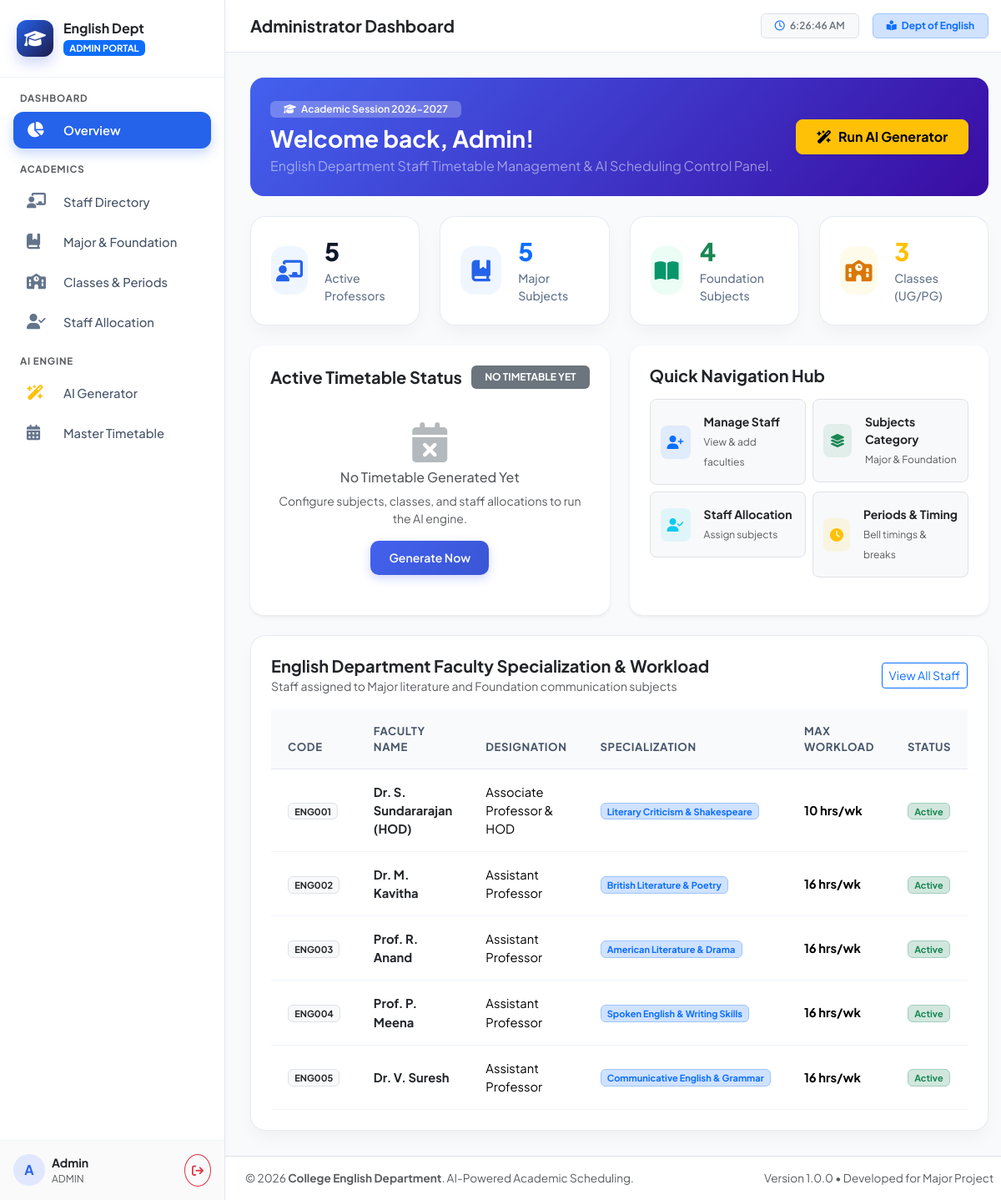
Page /admin/dashboard.php (signed in) on the committed database.
### tables this page shows
CREATE TABLE `staff` (
  `id` INT AUTO_INCREMENT PRIMARY KEY,
  `user_id` INT NULL UNIQUE,
  `staff_code` VARCHAR(20) NOT NULL UNIQUE,
  `name` VARCHAR(100) NOT NULL,
  `email` VARCHAR(100) NOT NULL UNIQUE,
  `phone` VARCHAR(20) DEFAULT NULL,
  `designation` VARCHAR(50) NOT NULL DEFAULT 'Assistant Professor',
  `department` VARCHAR(50) NOT NULL DEFAULT 'English',
  `specialization` VARCHAR(150) NOT NULL COMMENT 'e.g. British Literature, Linguistics, Communicative English',
  `max_weekly_workload` INT NOT NULL DEFAULT 16 COMMENT 'Max periods allowed per week',
  `status` ENUM('ACTIVE', 'ON_LEAVE', 'INACTIVE') NOT NULL DEFAULT 'ACTIVE',
  `created_at` TIMESTAMP DEFAULT CURRENT_TIMESTAMP,
  `updated_at` TIMESTAMP DEFAULT CURRENT_TIMESTAMP ON UPDATE CURRENT_TIMESTAMP,
  CONSTRAINT `fk_staff_user` FOREIGN KEY (`user_id`) REFERENCES `users` (`id`) ON DELETE SET NULL
);

### admin/dashboard.php (the view, shortened to what this page needs)
<?php
require_once __DIR__ . '/../config/db.php';
$total_staff = $pdo->query("SELECT count(*) FROM staff WHERE status = 'ACTIVE'")->fetchColumn();
$major_subjects = $pdo->query("SELECT count(*) FROM subjects WHERE category = 'MAJOR'")->fetchColumn();
$foundation_subjects = $pdo->query("SELECT count(*) FROM subjects WHERE category = 'FOUNDATION'")->fetchColumn();
$total_classes = $pdo->query("SELECT count(*) FROM classes")->fetchColumn();
$latest_ver = $pdo->query("SELECT * FROM timetable_versions ORDER BY id DESC LIMIT 1")->fetch();
require_once __DIR__ . '/../includes/header.php';
?>
<div class="card border-0 rounded-4 p-4 text-white mb-4" style="background: linear-gradient(135deg, #4361ee 0%, #3a0ca3 100%);">
  <div class="d-flex flex-column flex-md-row justify-content-between align-items-md-center gap-3">
    <div>
      <span class="badge bg-white bg-opacity-25 px-3 py-1 mb-2 fw-semibold">
        <i class="fa-solid fa-graduation-cap me-1"></i> Academic Session 2026-2027
      </span>
      <h3 class="fw-bold mb-1">Welcome back, <?php echo htmlspecialchars($_SESSION['name']); ?>!</h3>
      <p class="text-white-50 mb-0">English Department Staff Timetable Management &amp; AI Scheduling Control Panel.</p>
    </div>
    <div class="d-flex gap-2">
      <a href="<?php echo BASE_URL; ?>admin/generate_timetable.php" class="btn btn-warning fw-bold px-4 py-2 rounded-3 shadow-sm d-flex align-items-center gap-2">
        <i class="fa-solid fa-wand-magic-sparkles"></i>
        <span>Run AI Generator</span>
      </a>
    </div>
  </div>
</div>
<div class="row g-4 mb-4">
  <div class="col-sm-6 col-xl-3">
    <div class="stat-card">
      <div class="stat-icon primary">
        <i class="fa-solid fa-chalkboard-user"></i>
      </div>
      <div>
        <div class="stat-value"><?php echo $total_staff; ?></div>
        <div class="stat-label">Active Professors</div>
      </div>
    </div>
  </div>
  <div class="col-sm-6 col-xl-3">
    <div class="stat-card">
      <div class="stat-icon primary">
        <i class="fa-solid fa-book-bookmark"></i>
      </div>
      <div>
        <div class="stat-value text-primary"><?php echo $major_subjects; ?></div>
        <div class="stat-label">Major Subjects</div>
      </div>
    </div>
  </div>
  <div class="col-sm-6 col-xl-3">
    <div class="stat-card">
      <div class="stat-icon success">
        <i class="fa-solid fa-book-open"></i>
      </div>
      <div>
        <div class="stat-value text-success"><?php echo $foundation_subjects; ?></div>
        <div class="stat-label">Foundation Subjects</div>
      </div>
    </div>
  </div>
  <div class="col-sm-6 col-xl-3">
    <div class="stat-card">
      <div class="stat-icon warning">
        <i class="fa-solid fa-school"></i>
      </div>
      <div>
        <div class="stat-value text-warning"><?php echo $total_classes; ?></div>
        <div class="stat-label">Classes (UG/PG)</div>
      </div>
    </div>
  </div>
</div>
<div class="row g-4 mb-4">
  <div class="col-lg-6">
    <div class="card border-0 rounded-4 shadow-sm p-4 h-100 bg-white">
      <div class="d-flex justify-content-between align-items-center mb-3">
        <h5 class="fw-bold text-dark mb-0">Active Timetable Status</h5>
        <?php if ($latest_ver): ?>
          <span class="badge bg-<?php echo ($latest_ver['status'] == 'APPROVED' || $latest_ver['status'] == 'PUBLISHED') ? 'success' : 'warning'; ?> px-3 py-2">
            <?php echo $latest_ver['status']; ?>
          </span>
        <?php else: ?>
          <span class="badge bg-secondary px-3 py-2">NO TIMETABLE YET</span>
        <?php endif; ?>
      </div>
      <?php if ($latest_ver): ?>
        <p class="text-muted small">Current active schedule version generated for English Department classes.</p>
        <div class="bg-light p-3 rounded-3 mb-3">
          <div class="row text-center">
            <div class="col-4">
              <small class="text-muted d-block">Version Code</small>
              <strong class="text-dark"><?php echo htmlspecialchars($latest_ver['version_code']); ?></strong>
            </div>
            <div class="col-4">
              <small class="text-muted d-block">Academic Year</small>
              <strong class="text-dark"><?php echo htmlspecialchars($latest_ver['academic_year']); ?></strong>
            </div>
            <div class="col-4">
              <small class="text-muted d-block">Generated At</small>
              <strong class="text-dark"><?php echo date('M d, Y', strtotime($latest_ver['created_at'])); ?></strong>
            </div>
          </div>
        </div>
        <div class="d-flex gap-2">
          <a href="<?php echo BASE_URL; ?>admin/master_timetable.php" class="btn btn-outline-primary w-100 fw-semibold">
            <i class="fa-solid fa-eye me-1"></i> View Master Timetable
          </a>
        </div>
      <?php else: ?>
        <div class="text-center py-4 text-muted">
          <i class="fa-solid fa-calendar-xmark fa-3x mb-2 text-secondary opacity-50"></i>
          <h6>No Timetable Generated Yet</h6>
          <p class="small">Configure subjects, classes, and staff allocations to run the AI engine.</p>
          <a href="<?php echo BASE_URL; ?>admin/generate_timetable.php" class="btn btn-primary-custom btn-sm">
            Generate Now
          </a>
        </div>
      <?php endif; ?>
    </div>
  </div>
  <div class="col-lg-6">
    <div class="card border-0 rounded-4 shadow-sm p-4 h-100 bg-white">
      <h5 class="fw-bold text-dark mb-3">Quick Navigation Hub</h5>
      <div class="row g-2">
        <div class="col-6">
          <a href="<?php echo BASE_URL; ?>admin/staff_manage.php" class="btn btn-light border w-100 py-3 text-start rounded-3 d-flex align-items-center gap-3">
            <div class="rounded-3 bg-primary bg-opacity-10 text-primary p-2">
              <i class="fa-solid fa-user-plus"></i>
            </div>
            <div>
              <div class="fw-bold text-dark small">Manage Staff</div>
              <small class="text-muted" style="font-size: 0.75rem;">View &amp; add faculties</small>
            </div>
          </a>
        </div>
        <div class="col-6">
          <a href="<?php echo BASE_URL; ?>admin/subject_manage.php" class="btn btn-light border w-100 py-3 text-start rounded-3 d-flex align-items-center gap-3">
            <div class="rounded-3 bg-success bg-opacity-10 text-success p-2">
              <i class="fa-solid fa-layer-group"></i>
            </div>
            <div>
              <div class="fw-bold text-dark small">Subjects Category</div>
              <small class="text-muted" style="font-size: 0.75rem;">Major &amp; Foundation</small>
            </div>
          </a>
        </div>
        <div class="col-6">
          <a href="<?php echo BASE_URL; ?>admin/allocation.php" class="btn btn-light border w-100 py-3 text-start rounded-3 d-flex align-items-center gap-3">
            <div class="rounded-3 bg-info bg-opacity-10 text-info p-2">
              <i class="fa-solid fa-user-check"></i>
            </div>
            <div>
              <div class="fw-bold text-dark small">Staff Allocation</div>
              <small class="text-muted" style="font-size: 0.75rem;">Assign subjects</small>
            </div>
          </a>
        </div>
        <div class="col-6">
          <a href="<?php echo BASE_URL; ?>admin/class_manage.php" class="btn btn-light border w-100 py-3 text-start rounded-3 d-flex align-items-center gap-3">
            <div class="rounded-3 bg-warning bg-opacity-10 text-warning p-2">
              <i class="fa-solid fa-clock"></i>
            </div>
            <div>
              <div class="fw-bold text-dark small">Periods &amp; Timing</div>
              <small class="text-muted" style="font-size: 0.75rem;">Bell timings &amp; breaks</small>
            </div>
          </a>
        </div>
      </div>
    </div>
  </div>
</div>
<div class="table-card p-4">
  <div class="d-flex justify-content-between align-items-center mb-3">
    <div>
      <h5 class="fw-bold text-dark mb-0">English Department Faculty Specialization &amp; Workload</h5>
      <small class="text-muted">Staff assigned to Major literature and Foundation communication subjects</small>
    </div>
    <a href="<?php echo BASE_URL; ?>admin/staff_manage.php" class="btn btn-sm btn-outline-primary">View All Staff</a>
  </div>
  <div class="table-responsive">
    <table class="table custom-table">
      <thead>
        <tr>
          <th>Code</th>
          <th>Faculty Name</th>
          <th>Designation</th>
          <th>Specialization</th>
          <th>Max Workload</th>
          <th>Status</th>
        </tr>
      </thead>
      <tbody>
        <?php
        $staff_list = $pdo->query("SELECT * FROM staff ORDER BY id ASC LIMIT 5")->fetchAll();
        foreach ($staff_list as $st):
        ?>
        <tr>
          <td><span class="badge bg-light text-dark border"><?php echo htmlspecialchars($st['staff_code']); ?></span></td>
          <td class="fw-bold text-dark"><?php echo htmlspecialchars($st['name']); ?></td>
          <td><?php echo htmlspecialchars($st['designation']); ?></td>
          <td><span class="badge bg-primary-subtle text-primary border border-primary-subtle"><?php echo htmlspecialchars($st['specialization']); ?></span></td>
          <td><strong><?php echo $st['max_weekly_workload']; ?> hrs/wk</strong></td>
          <td><span class="badge bg-success-subtle text-success border border-success-subtle">Active</span></td>
        </tr>
        <?php endforeach; ?>
      </tbody>
    </table>
  </div>
</div>
<?php require_once __DIR__ . '/../includes/footer.php'; ?>

### assets/css/style.css (style rules this page uses)
:root { --primary: #4361ee; --primary-hover: #3a56d4; --primary-light: #eef2ff; --secondary: #4895ef; --success: #10b981; --success-light: #ecfdf5; --warning: #f59e0b; --warning-light: #fffbeb; --danger: #ef4444; --danger-light: #fef2f2; --dark: #0f172a; --gray: #64748b; --light-bg: #f8fafc; --card-border: rgba(226, 232, 240, 0.8); --card-shadow: 0 10px 25px -5px rgba(0, 0, 0, 0.05), 0 8px 10px -6px rgba(0, 0, 0, 0.03); --sidebar-width: 270px; --major-color: #2563eb; --major-bg: #eff6ff; --major-border: #bfdbfe; --foundation-color: #059669; --foundation-bg: #ecfdf5; --foundation-border: #a7f3d0; }
* { margin: 0; padding: 0; box-sizing: border-box; }
body { font-family: 'Plus Jakarta Sans', sans-serif; background-color: var(--light-bg); color: #334155; min-height: 100vh; overflow-x: hidden; }
.stat-card { background: #ffffff; border-radius: 18px; border: 1px solid var(--card-border); padding: 24px; box-shadow: var(--card-shadow); display: flex; align-items: center; gap: 20px; transition: transform 0.25s ease, box-shadow 0.25s ease; }
.stat-icon { width: 58px; height: 58px; border-radius: 16px; display: flex; align-items: center; justify-content: center; font-size: 1.6rem; }
.stat-icon.primary { background: var(--primary-light); color: var(--primary); }
.stat-icon.success { background: var(--success-light); color: var(--success); }
.stat-icon.warning { background: var(--warning-light); color: var(--warning); }
.stat-value { font-size: 1.85rem; font-weight: 800; color: var(--dark); line-height: 1.2; }
.stat-label { font-size: 0.88rem; color: var(--gray); font-weight: 500; margin-top: 4px; }
.table-card { background: #ffffff; border-radius: 18px; border: 1px solid var(--card-border); box-shadow: var(--card-shadow); overflow: hidden; }
.custom-table { width: 100%; margin-bottom: 0; vertical-align: middle; }
.custom-table thead th { background: #f8fafc; color: #475569; font-weight: 700; font-size: 0.82rem; text-transform: uppercase; letter-spacing: 0.6px; padding: 16px 20px; border-bottom: 1px solid #e2e8f0; }
.custom-table tbody td { padding: 16px 20px; border-bottom: 1px solid #f1f5f9; font-size: 0.92rem; }
.btn-primary-custom { background: linear-gradient(135deg, var(--primary), var(--primary-hover)); color: #ffffff; border: none; border-radius: 10px; padding: 10px 22px; font-weight: 600; box-shadow: 0 4px 12px rgba(67, 97, 238, 0.25); transition: all 0.2s ease; }

### includes/header.php (style rules this page uses)
body { font-family: 'Plus Jakarta Sans', sans-serif; background-color: #f8fafc; color: #334155; min-height: 100vh; overflow-x: hidden; }
.stat-card { background: #ffffff; border-radius: 18px; border: 1px solid rgba(226, 232, 240, 0.8); padding: 24px; box-shadow: 0 10px 25px -5px rgba(0, 0, 0, 0.05); display: flex; align-items: center; gap: 20px; }
.stat-icon { width: 58px; height: 58px; border-radius: 16px; display: flex; align-items: center; justify-content: center; font-size: 1.6rem; }
.stat-icon.primary { background: #eff6ff; color: #2563eb; }
.stat-icon.success { background: #ecfdf5; color: #059669; }
.stat-icon.warning { background: #fffbeb; color: #d97706; }
.stat-value { font-size: 1.85rem; font-weight: 800; color: #0f172a; line-height: 1.2; }
.stat-label { font-size: 0.88rem; color: #64748b; font-weight: 500; margin-top: 4px; }
.table-card { background: #ffffff; border-radius: 18px; border: 1px solid rgba(226, 232, 240, 0.8); box-shadow: 0 10px 25px -5px rgba(0, 0, 0, 0.05); }
.custom-table thead th { background: #f8fafc; color: #475569; font-weight: 700; font-size: 0.82rem; text-transform: uppercase; letter-spacing: 0.6px; padding: 16px 20px; border-bottom: 1px solid #e2e8f0; }
.custom-table tbody td { padding: 16px 20px; border-bottom: 1px solid #f1f5f9; font-size: 0.92rem; }

### rows in the picture
staff: staff_code "ENG001", name "Dr. S. Sundararajan (HOD)", designation "Associate Professor & HOD", specialization "Literary Criticism & Shakespeare", max_weekly_workload "10"
staff: staff_code "ENG002", name "Dr. M. Kavitha", designation "Assistant Professor", specialization "British Literature & Poetry", max_weekly_workload "16"
staff: staff_code "ENG003", name "Prof. R. Anand", designation "Assistant Professor", specialization "American Literature & Drama", max_weekly_workload "16"
staff: staff_code "ENG004", name "Prof. P. Meena", designation "Assistant Professor", specialization "Spoken English & Writing Skills", max_weekly_workload "16"
staff: staff_code "ENG005", name "Dr. V. Suresh", designation "Assistant Professor", specialization "Communicative English & Grammar", max_weekly_workload "16"

### other values in the picture
$current_role "ADMIN"
substr($name, 0, 1) "A"
$name "Admin"
$page_title "Administrator Dashboard"
$_SESSION['name'] "Admin"
$total_staff "5"
$major_subjects "5"
$foundation_subjects "4"
$total_classes "3"
